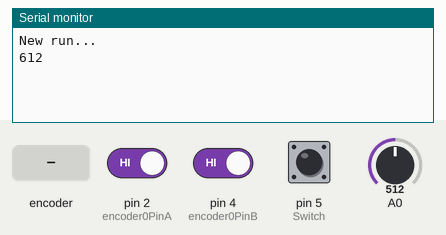
This sketch was run on a simulated Arduino Uno, built with avr-gcc and run on an emulated ATmega328P. Shown: the last lines printed to the serial monitor. The inputs (shaded band) are chosen by the test bench; at power-on: A0 = 512, pin 5 (Switch) HIGH, pin 2 (encoder0PinA) HIGH, pin 4 (encoder0PinB) HIGH.

Above: at 4.2 s.
4.3 s: A0 set to 716
At 5.3 s:
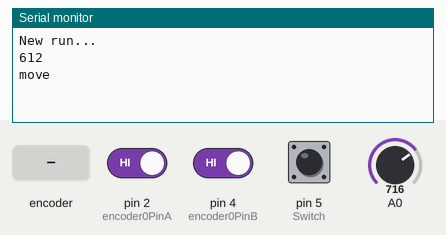
5.8 s: rotary encoder on pin 2 (encoder0PinA) / pin 4 (encoder0PinB) turned 1 step (first pin leading)
At 6.7 s:
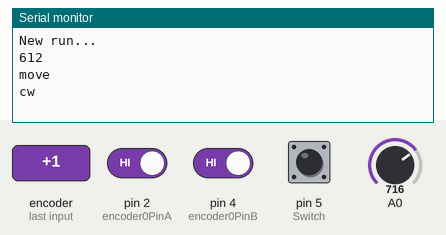
7.5 s: pin 5 (Switch) pulled LOW for 0.15 s
At 7.66 s:
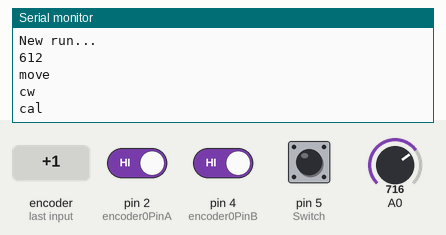
9.1 s: rotary encoder on pin 2 (encoder0PinA) / pin 4 (encoder0PinB) turned 2 steps (second pin leading)
At 10.7 s:
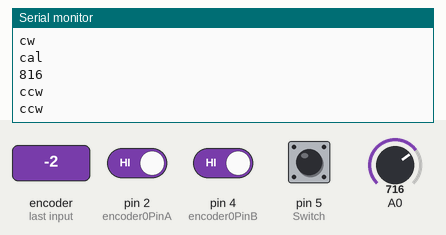

The sketch:

final.ino
```cpp
//ROTATION VARIABLES
#define encoder0PinA  2
#define encoder0PinB  4
#define Switch 5 // Switch connection if available

volatile int encoder0Pos = 0;
volatile String direction = "0";
int target = encoder0Pos;
int prev = encoder0Pos;
int itest = 0;

//LIGHT VARIABLES
int lightSensor;
int sensorLow = 1023;
int sensorHigh = 0;
bool move = false;
int brightBright = 0;
int getBack = 1;
bool calibrate = true;


void setup() {

  pinMode(encoder0PinA, INPUT);
  digitalWrite(encoder0PinA, HIGH);       // turn on pullup resistor
  pinMode(encoder0PinB, INPUT);
  digitalWrite(encoder0PinB, HIGH);       // turn on pullup resistor
  pinMode(Switch, INPUT);
  digitalWrite(Switch, HIGH);       // turn on pullup resistor
  attachInterrupt(0, doEncoder, RISING); // encoder pin on interrupt 0 - pin2
  Serial.begin (9600);
  Serial.println("\nNew run...");                // a personal quirk

  // calibrate for the first five seconds after program runs
  while (millis() < 3000) {
    // record the maximum sensor value
    lightSensor = analogRead(A0);
    if (lightSensor > sensorHigh) {
      sensorHigh = lightSensor;
    }
    // record the minimum sensor value
    if (lightSensor < sensorLow) {
      sensorLow = lightSensor;
    }
    if(lightSensor > brightBright){
      brightBright = lightSensor;
    }
  }
}

void loop(){

  if(calibrate){
    calibrate = false;

    brightBright = 0;
    for (int i=0; i<300; i++) {
      // record the maximum sensor value
      lightSensor = analogRead(A0);
      if (lightSensor > sensorHigh) {
        sensorHigh = lightSensor;
      }
      // record the minimum sensor value
      if (lightSensor < sensorLow) {
        sensorLow = lightSensor;
      }
      if(lightSensor > brightBright){
        brightBright = lightSensor;
      }
    }
    brightBright = brightBright+100;
    Serial.println(brightBright);
  }


  lightSensor = analogRead(A0);
  if(!move && lightSensor >= brightBright){
    move = true;
    Serial.println("move");
  }
  if(move && lightSensor < brightBright){
    move = false;
  }


  if(encoder0Pos != target){

    target = encoder0Pos;
  }
  else{
    if(encoder0Pos>prev){
      Serial.println("ccw");
      prev = encoder0Pos;
    }
    else if(encoder0Pos<prev){
      Serial.println("cw");
      prev = encoder0Pos;
    }


  }

  if(digitalRead(Switch)!=HIGH){
    calibrate = true;
    Serial.println("cal");


  }
  delay(100);
}

void doEncoder() {
  if (digitalRead(encoder0PinB)==HIGH) {
    encoder0Pos++;
  }else {
      encoder0Pos--;
  }
}
```

Measured:
- after the input at 4.3 s, the serial monitor: prints a new line at once (image 1)
- after the input at 5.8 s, the serial monitor: prints a new line after 0.24 s (image 2)
- after the input at 7.5 s, the serial monitor: prints a new line at once (image 3)
- after the input at 9.1 s, the serial monitor: prints a new line after 0.27 s (image 4)
